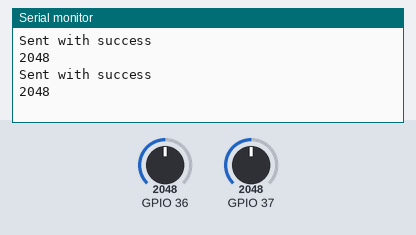
Simulated run of this sketch. Board: ESP32. On the bench: the last lines printed to the serial monitor. Inputs (shaded band) come from the test bench; at power-on: GPIO 36 = 2048, GPIO 37 = 2048.

Above: at 1.8 s.
1.9 s: GPIO 36 set to 1660
At 2.8 s:
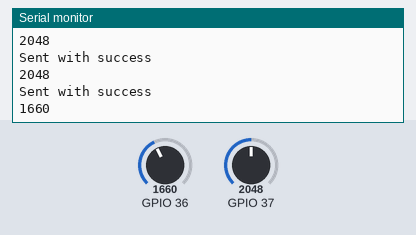
3.4 s: GPIO 36 set to 1740
At 4.7 s:
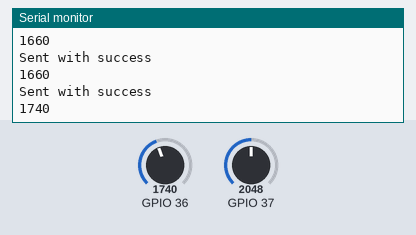
Timing chart, 0 to 6.4 s (numbered marks = the images above; inputs shaded):
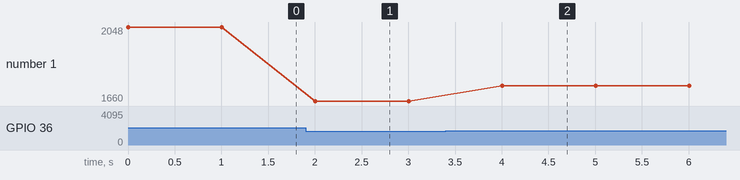

Measured:
- after the input at 1.9 s, the serial monitor: prints a new line after 0.10 s (image 1)
- after the input at 3.4 s, the serial monitor: prints a new line after 0.60 s (image 2)
- plotted number 1: 2048 → 1660 after the input at 1.9 s, 1660 → 1740 after the input at 3.4 s

The sketch:

esp32_sensor_send.ino
```cpp
/// Import needed library
#include <esp_now.h>
#include <WiFi.h>

/// Define threshold for warning
const int threshold = 1700;

/// Setting up receiver address (MAC Address)
uint8_t receiverAdd[] = {0xC0, 0x4E, 0x30, 0x02, 0x6C, 0x70};
esp_now_peer_info_t peerInfo;

String sta;

/// Structure of data sending (must match receiver)
typedef struct sensor_data{
  int sensor0; // sensor 1 reading
  int sensor1; // sensor 2 reading
  bool oil; // boolean true false
} sensor_data;

/// Create myData with struct sensor_data
sensor_data myData;

void OnDataSent(const uint8_t *mac_addr, esp_now_send_status_t status) {
  if(status == ESP_NOW_SEND_SUCCESS)
  sta="Delivery Success"; else sta="Delivery Fail";
}

void setup() {
  /// Init ESP-NOW
  WiFi.mode(WIFI_STA);
  esp_now_init();
  /// Get status of the transmitted packet
  esp_now_register_send_cb(OnDataSent);

  /// Register peer
  memcpy(peerInfo.peer_addr, receiverAdd, 6);
  peerInfo.channel = 0;
  peerInfo.encrypt = false;

  /// Add peer
  esp_now_add_peer(&peerInfo);

}


void loop() {
  ///Read data and put in myData
  myData.sensor0 = analogRead(A0);
  myData.sensor1 = analogRead(A1);

  ///If the data is above threshold send boolean TRUE
  if (myData.sensor0 > threshold | myData.sensor1 > threshold)
  {
   myData.oil = true;
  } else myData.oil = false;

  ///Send data
  esp_err_t result = esp_now_send(receiverAdd, (uint8_t *) &myData, sizeof(myData));

  ///Serial output for debugging
  if (result == ESP_OK) {
    Serial.println("Sent with success");
  }
  else {
    Serial.println("Error sending the data");
  }

  ///Serial print for debugging
  Serial.println(myData.sensor0);

  ///Delay between data transfer
  delay(1000);
}
```
